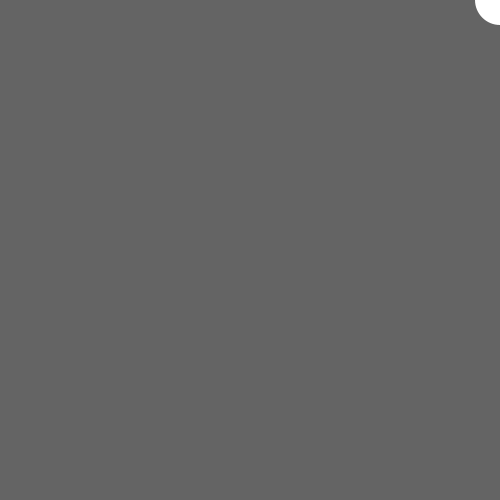
Frame 1 (no input)
Frame 60 (the mouse pressed at the canvas centre just before this capture): identical to frame 1, image omitted
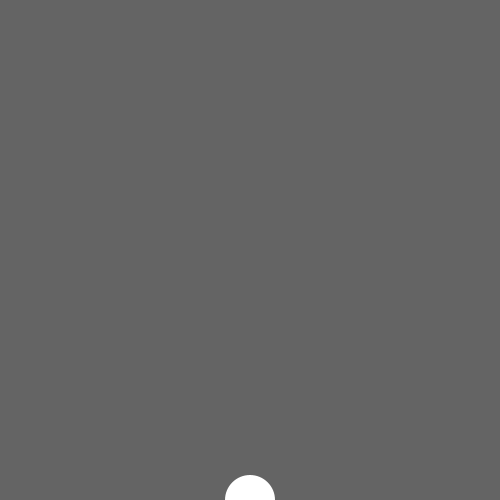
Frame 120 (the mouse held since frame 60 and released just before this capture)

The Processing sketch that drew these frames (run headless with seeded random() and noise(); from frame 60 on, the mouse is pressed at the canvas centre):

// Processing sketch: sketch_23_1
// ── sketch_23_1.pde
void setup() {
  size(500, 500); 
  smooth(); 
  noStroke();
}
void draw() {
  background(100);
  ellipse(width-mouseX, mouseY * 2, 50, 50);
}
